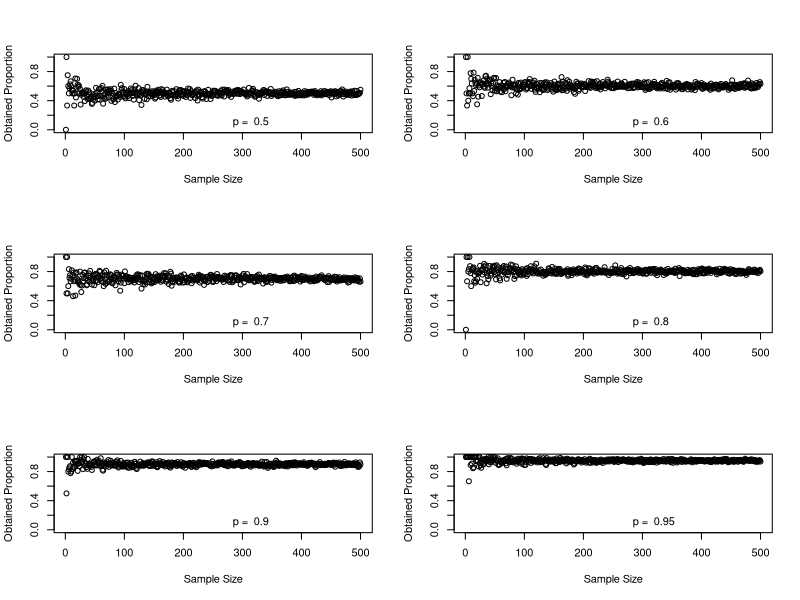

This figure's R source:
# Binomial sampling as n increases
# Illusstrates that as simple size increases, the obtained proportion
# of successes approaches the true population proportion.
# Sample sizes vary from 1 to 500

# The population proportion varies for each plot.
# Not a terribly exciting result.  Very inelegant because it uses two loops.

par(mfrow = c(3,2))
p <- c(.5, .6, .7, .8, .9 , .95)
max.sample.size = 500

for (j in 1:6) {
    probs <- numeric(500)     # Resets results before next pass
    for (i in 1:max.sample.size)   {
       probs[i] <- rbinom(1,i,p[j])/(i)
    }
plot(probs, ylim = c(0,1), xlab = "Sample Size", ylab = "Obtained Proportion")
legend(250, .3, paste("p = ", p[j]),   bty = "n")
}
   